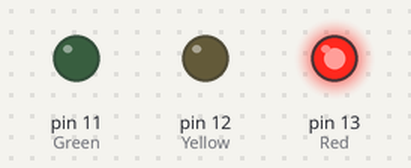
This sketch was run on a simulated Arduino Uno, built with avr-gcc and run on an emulated ATmega328P. On the bench: output pins drawn as LEDs (lit = HIGH).

Above: at 1.0 s.
At 3.0 s:
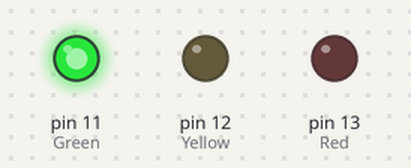
At 4.5 s:
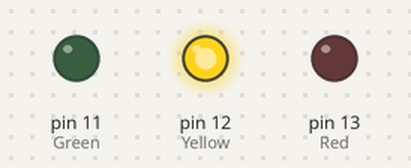
Timing chart, 0 to 6.5 s (numbered marks = the images above):
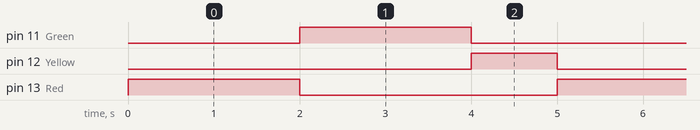

The sketch:

traffic-1000.ino
```cpp
// Traffic lights: red, green, yellow
void setup() {
  pinMode(13, OUTPUT); // Red
  pinMode(12, OUTPUT); // Yellow
  pinMode(11, OUTPUT); // Green
}

void loop() {
  digitalWrite(13, HIGH); // Stop
  delay(2000);
  digitalWrite(13, LOW);

  digitalWrite(11, HIGH); // Go
  delay(2000);
  digitalWrite(11, LOW);

  digitalWrite(12, HIGH); // Get ready to stop
  delay(1000);
  digitalWrite(12, LOW);
}
```

Measured:
- by itself, pin 11 (Green), pin 13 (Red): alternates HIGH for 2.0 s and LOW for 3.0 s
- by itself, pin 12 (Yellow): alternates HIGH for 1.0 s and LOW for 4.0 s
- by itself, everything shown: repeats every 5.0 s, in 4 steps
